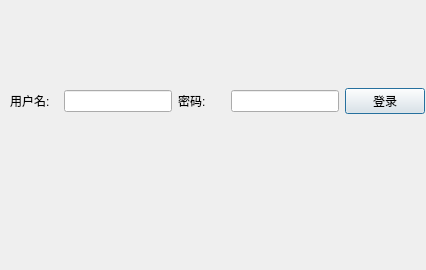
<?xml version="1.0" encoding="UTF-8"?>
<ui version="4.0">
 <class>LoginDialog</class>
 <widget class="QDialog" name="LoginDialog">
  <property name="geometry">
   <rect>
    <x>0</x>
    <y>0</y>
    <width>426</width>
    <height>270</height>
   </rect>
  </property>
  <property name="windowTitle">
   <string>Dialog</string>
  </property>
  <widget class="QWidget" name="widget" native="true">
   <property name="geometry">
    <rect>
     <x>10</x>
     <y>80</y>
     <width>415</width>
     <height>43</height>
    </rect>
   </property>
   <layout class="QGridLayout" name="gridLayout">
    <item row="0" column="0">
     <layout class="QHBoxLayout" name="horizontalLayout">
      <item>
       <widget class="QLabel" name="label">
        <property name="text">
         <string>用户名:</string>
        </property>
       </widget>
      </item>
      <item>
       <widget class="QLineEdit" name="lineEdit_userName">
        <property name="sizePolicy">
         <sizepolicy hsizetype="Preferred" vsizetype="Fixed">
          <horstretch>0</horstretch>
          <verstretch>0</verstretch>
         </sizepolicy>
        </property>
       </widget>
      </item>
      <item>
       <widget class="QLabel" name="label_2">
        <property name="text">
         <string>密码:</string>
        </property>
       </widget>
      </item>
      <item>
       <widget class="QLineEdit" name="lineEdit_password">
        <property name="sizePolicy">
         <sizepolicy hsizetype="Preferred" vsizetype="Fixed">
          <horstretch>0</horstretch>
          <verstretch>0</verstretch>
         </sizepolicy>
        </property>
        <property name="echoMode">
         <enum>QLineEdit::Password</enum>
        </property>
       </widget>
      </item>
      <item>
       <widget class="QPushButton" name="btn_login">
        <property name="text">
         <string>登录</string>
        </property>
       </widget>
      </item>
     </layout>
    </item>
   </layout>
  </widget>
 </widget>
 <resources/>
 <connections/>
</ui>
